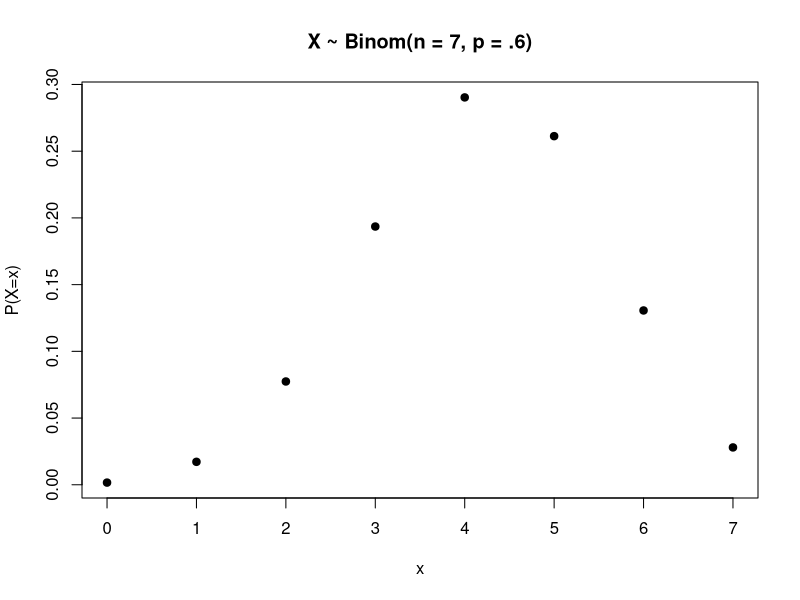
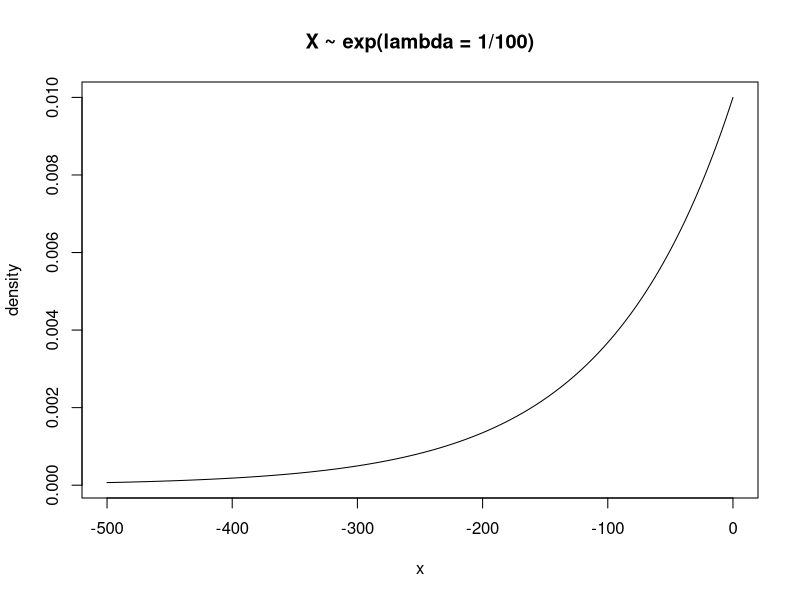

These figures' R source, in order:
## ---- chunk 1
p <- .6
n <- 7
X <- 0:7
pX <- dbinom(X, n, p)
plot(X, pX, pch = 19, main = 'X ~ Binom(n = 7, p = .6)', xlab = 'x', ylab = 'P(X=x)')
## ---- chunk 2
EX <- sum(X * pX)
print(EX)
print(c('Alternatively: n*p = ', n*p))
## ---- chunk 3
lambda <- 1/100
X <- seq(-500,0, length.out = 1001)
fX <- (1/100) * exp(X/100)
plot(X, fX, type = 'l', main = 'X ~ exp(lambda = 1/100)', xlab = 'x', ylab = 'density')
## ---- chunk 4
mu <- 20
sdev <- 4
pnorm(28.4, mu, sdev)
## ---- chunk 5
1 - pnorm(14, mu, sdev)
## ---- chunk 6
pnorm(23.9, mu, sdev) - pnorm(17.4, mu, sdev)
## ---- chunk 7
qnorm(.25, mu, sdev)
## ---- chunk 8
dnorm(20, mu, sdev)
## ---- chunk 9
pnorm(20, mu, sdev)
